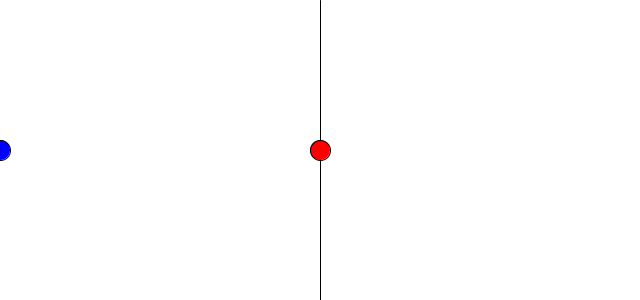
Frame 1 (no input)
Frame 60 (the mouse pressed at the canvas centre just before this capture): identical to frame 1, image omitted
Frame 120 (the mouse held since frame 60 and released just before this capture): identical to frame 1, image omitted

The Processing sketch that drew this single still picture (run headless with seeded random() and noise(); from frame 60 on, the mouse is pressed at the canvas centre):

// Processing sketch: airHockey
// ── airHockey.pde
//velocity in pixels per millis?

//puck
float x, y, vx, vy, r;

//player
float px, py, pvx, pvy, pr;
float timeDragged;
int lag = 10;
int lag2 = 20;
float[] oldpx, oldpy;
boolean pLetGo = false;

//enemy
float ex, ey, evx, evy, er;

void setup() {
  size(640, 300);
  setupPuck();
  setupPlayer();
  setupEnemy();
}

void setupPuck() { 
  x = width/2;
  y = height/2;
  vx=0;
  vy=0;
  r=10;
}
void setupPlayer() {
  px = 0;
  py = height/2;
  pvx=0;
  pvy=0;
  pr=10;

  timeDragged=0;
  oldpx = new float[lag];
  oldpy = new float[lag];
}
void setupEnemy() {
  ex=width;
  ey=height/2;
  evx=0;
  evy=0;
  er=10;
}

void mousePressed() {
  if (mouseButton == LEFT) {
    if (dist(mouseX, mouseY, px, py)<=pr) {
      timeDragged=0;
      pLetGo = true;
      oldpx = new float[lag];
      oldpy = new float[lag];
    }
  }
} 
void mouseDragged() {
  if (dist(mouseX, mouseY, px, py)<=pr && px<width/2) { //move player
    timeDragged++;

    pvx = 0;
    pvy = 0;
    /*
     pvx = mouseX-px;
     pvy = mouseY-py;
     */
    px = mouseX;
    py = mouseY;
    if (timeDragged>lag) {
      oldIncrement();
    }
  }
  //mouseReleased();
  pvx = (oldpx[lag-1]-oldpx[0])/lag2;
  pvy = (oldpy[lag-1]-oldpy[0])/lag2;

  checkCollision();
}

void mouseReleased() {
  println(pLetGo);
  if (pLetGo) {
    pLetGo = false;
    pvx = (oldpx[lag-1]-oldpx[0])/lag2;
    pvy = (oldpy[lag-1]-oldpy[0])/lag2;
  }
}

void draw() {
  clear();
  background(255);
  line(width/2,0,width/2,height);
  checkCollision();
  updatePuck();
  updatePlayer();
}

void keyPressed() {
  println("pressed " + keyCode);
  switch(keyCode) {
  case 32:
    vx = 0;
    vy = 0;
    pvx = 0;
    pvy = 0;
  }
}

void updatePuck() {
  x+=vx;
  y+=vy;
  fill(255, 0, 0);
  ellipse(x, y, 2*r, 2*r);
}

void updatePlayer() {
  px+=pvx;
  py+=pvy;
  fill(0, 0, 255);
  ellipse(px, py, 2*pr, 2*pr);
}

void checkBorders() {
  //puck
  if ((x+r>width && vx>0) || (x-r<0 && vx<0)) {
    vx*=-1;
  }
  if ((y+r>height && vy>0) || (y-r<0 && vy<0)) {
    vy*=-1;
  }

  //player
  if ((px+pr>width/2 && pvx>0) || (px-pr<0 && pvx<0)) {
    pvx*=-1;
  }
  if ((py+pr>height  && pvy>0) || (py-pr<0 && pvy<0)) {
    pvy*=-1;
  }
}

void oldIncrement() {
  for (int i=0; i<lag-1; i++) {
    oldpx[i]=oldpx[i+1];
    oldpy[i]=oldpy[i+1];
  }
  oldpx[lag-1]=mouseX;
  oldpy[lag-1]=mouseY;
}

void checkCollision() {
  checkBorders();
  if (dist(px, py, x, y)<=(pr+r)) {
    //println("collision");
    collisionPlayer();
  }
}

void collisionPlayer() {
  float v = dist(0, 0, pvx, pvy);
  updateV(v, getAnglePlayer());
}

void updateV(float v, float a) {
  vx = v*cos(a);
  vy = v*sin(a);
}

float getAnglePlayer() {

  float dx = x-px;
  float dy = y-py;
  println(atan(dy/dx));
  return atan(dy/dx);
}
